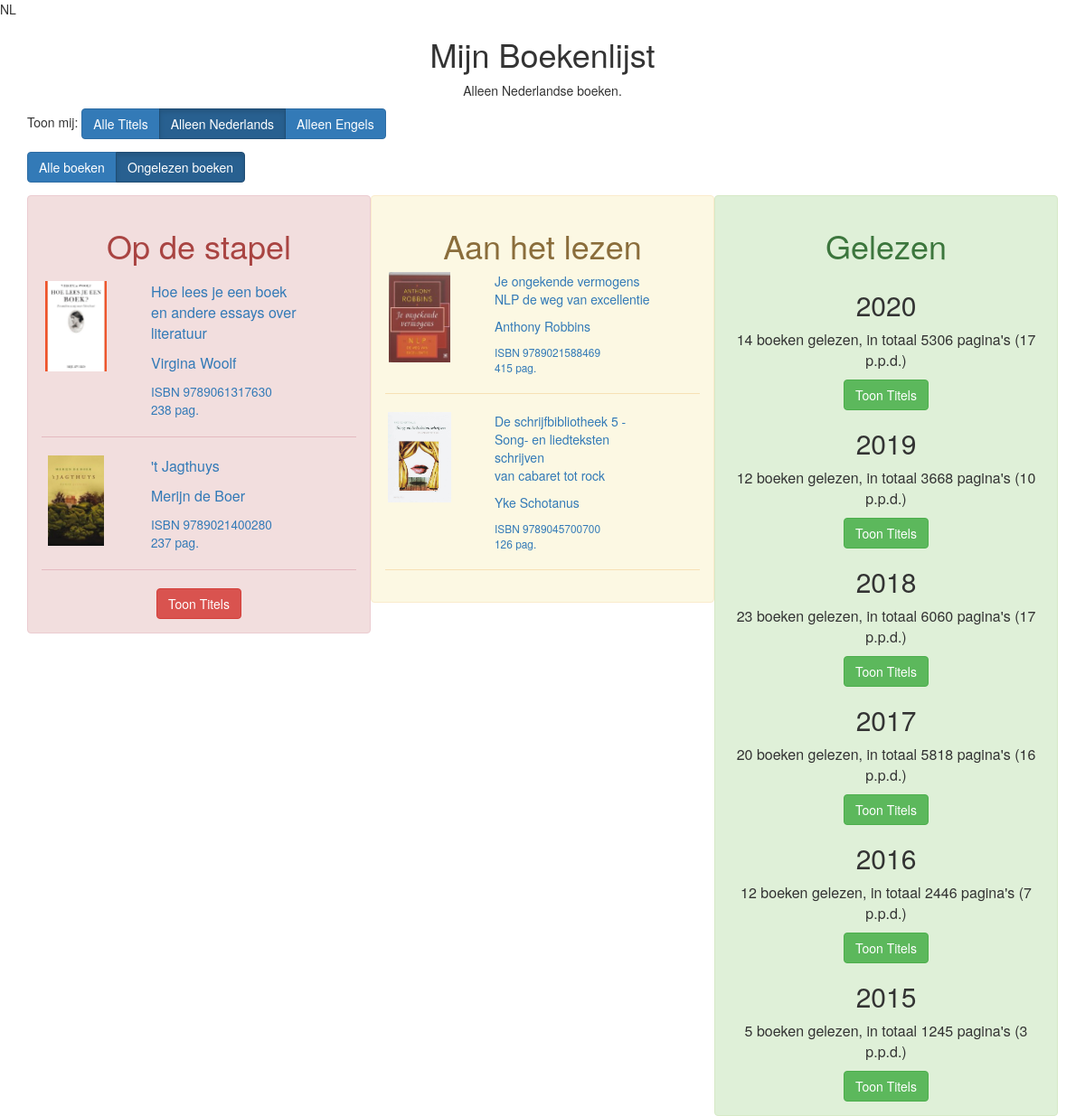
The app's page /index.php?language=NL with its own data.
### tables this page shows
CREATE TABLE `books` (
  `idbook` int(11) NOT NULL,
  `cdkeep` tinyint(4) NOT NULL DEFAULT '1',
  `nmtitle` varchar(250) NOT NULL,
  `nmsubtitle` text,
  `nmauthor` varchar(50) NOT NULL,
  `nrpages` int(11) NOT NULL,
  `nrisbn` bigint(11) NOT NULL,
  `cdlanguage` char(3) NOT NULL DEFAULT 'NL',
  `nrorderbol` bigint(20) NOT NULL,
  `ftreview` text
);

CREATE TABLE `bookstates` (
  `idbookstate` int(11) NOT NULL,
  `idbook` int(11) NOT NULL,
  `dtstart` date DEFAULT NULL,
  `dtfinished` date DEFAULT NULL,
  `ftreview` text
);

### src/class/Library.php (called while the page is built, shortened)
<?php
require_once "Database.php";
class Library{
	private $_db;
	private $_books = [];
	private $_years = [];
	function __construct(Database $db = null)
	{
		if (empty($db))
		{
			$this->_db = new Database();
		} else {
			$this->_db = $db;
		}
	}
	function getBooks(string $selected_language = null, string $cdstatus = null, bool $unreadBooksOnly = false) : void
	{
		$sql = "";
		$where = "";
		$orderBy = "";
		switch ($cdstatus)
		{
			case "I" :
				$sql 	= "SELECT * FROM books b, bookstates bs";
				$where = "b.idbook = bs.idbook
						AND bs.dtfinished IS NULL";
				break;
			case "B":
			default:
				$sql = "SELECT * FROM books b";
				$orderBy = "b.nmtitle, b.nmsubtitle, b.nmauthor";
		}
		if (!empty($selected_language)){
			if (empty($where))
			{
				$where = "b.cdlanguage = '" . $selected_language . "'";
			} else {
				$where .= " AND b.cdlanguage = '" . $selected_language . "'";
			}
		}
		$sql .= (empty($where) ? "" : " WHERE " . $where) . (empty($orderBy) ? "" : " ORDER BY " . $orderBy);
		$rows = $this->_db->queryDb($sql);
	}
	private function _setBooks(array $rows) : array
	{
		if (empty($this->_books))
		{
			foreach ($rows as $row)
			{
				$book = new Book($this->_db);
				$book->setProperties($row);
				$this->_books[] = $book;
			}
		}
		return $this->_books;
	}
	function countReadBooksPerYear(string $selected_language = null, int $year) : array
	{
		$sql = "SELECT COUNT(*) AS books, SUM(nrpages) AS pages FROM books b, bookstates bs WHERE b.idbook = bs.idbook AND bs.dtfinished BETWEEN '" . $year . "-01-01' AND '" . $year . "-12-31'";
		if (!empty($selected_language)){
			$sql 	.= 	" AND b.cdlanguage = '" . $selected_language . "' ";
		}
		$ftrow = $this->_db->queryDb($sql);
		return $ftrow[0];
	}
	function getAllBooksReadPerYear(string $selected_language = null, int $year) : array
	{
		$sql = "SELECT * FROM books b, bookstates bs WHERE b.idbook = bs.idbook AND bs.dtfinished BETWEEN '" . $year . "-01-01' AND '" . $year . "-12-31'";
		if (!empty($selected_language)){
			$sql 	.= 	" AND b.cdlanguage = '" . $selected_language . "'";
		}
		$sql 	.= " ORDER BY bs.dtfinished DESC";
		$this->_books = [];
		$this->_setBooks($this->_db->queryDb($sql));
		return $this->_books;
	}
	function createTiles(string $admin, string $selected_language = null) : array
	{
		$tiles = [];
		if (!empty($this->_books))
		{
			foreach ($this->_books as $book){
				if (!empty($book))
				{
					$tiles[] = $book->createTile($admin, $selected_language);
				}
			}
		}
		return $tiles;
	}
	function getYears() : array
	{
		if (empty($this->_years))
		{
			$sql = "SELECT DISTINCT YEAR(dtfinished) AS year FROM bookstates WHERE dtfinished IS NOT NULL GROUP BY year DESC";
			$years = $this->_db->queryDb($sql);
			foreach ($years as $year)
			{
				$this->_years[] = $year['year'];
			}
		}
		return $this->_years;
	}
}
?>

### src/class/Database.php (called while the page is built, shortened)
<?php
class DataBase{
	var $connection;
	function __construct(){
		$this->connection = mysqli_connect(NMSERVER, NMUSER, NMPASSWORD, NMDATABASE)
			or die("Kan geen verbinding maken met server \n" . mysqli_error($this->connection));
			return;
		print_r(NMDATABASE);
	}
	function queryDb($query){
		$this->result = mysqli_query($this->connection, $query)
			or die("Fout " . mysqli_errno($this->connection) . ": "
			. mysqli_error($this->connection) . " bij uitvoeren query in querydb");
		if (mysqli_affected_rows($this->connection) == 1){
				$this->result = mysqli_fetch_array($this->result, MYSQLI_ASSOC);
		$this->result = array(0=>$this->result);
		} else {
			$x = 0;
			$output=array();
			while ($row = mysqli_fetch_array($this->result, MYSQLI_ASSOC)) {
				$output[$x] = $row;
				$x++;
			}
			$this->result = $output;
		}
		return $this->result;
	}
}
?>

### src/class/Book.php (the view, shortened to what this page needs)
<?php
require_once "Database.php";
class Book
{
	private $_idbook;
	private $_nmtitle;
	private $_nmsubtitle;
	private $_nmauthor;
	private $_nrpages;
	private $_nrisbn;
	private $_filename;
	function setProperties(array $row)
	{
		$this->_idbook		= $row['idbook'];
		$this->_nmtitle		= $row['nmtitle'];
		$this->_nmsubtitle	= $row['nmsubtitle'];
		$this->_nmauthor	= $row['nmauthor'];
		$this->_nrpages		= $row['nrpages'];
		$this->_nrisbn		= $row['nrisbn'];
	}
		?>
		<?php
	private function _getCover() : string
	{
		if (empty($this->_filename))
		{
			$this->_filename = "./covers/" . $this->_idbook;
			if (file_exists($this->_filename . ".jpg")){
				$this->_filename .= ".jpg";
			} elseif (file_exists($this->_filename . ".gif")){
				$this->_filename .= ".gif";
			}
		}
		return $this->_filename;
	}
	function getAuthor() : string
	{
		return $this->_nmauthor;
	}
	function createTile(bool $admin, string $cdstatus, string $selected_language = null) : string
	{
		$href	= "book.php?id=" . $this->_idbook . (empty($selected_language) ? "" : "&selected_language=" . $selected_language ) . "";
		$html = "<div id='book" . $this->_idbook . "'  class='row item'>\n";
		$html .= "  <div>\n";
		$html .= "    <div class='row'>\n";
		$html .= "      <div class='col-md-4 text-center'>\n";
		$html .= "        <a href='" . $href . "'>\n";
		$html .= "          <img src='" . $this->_getCover() . "' class='bookcover'>\n";
		$html .= "        </a>\n";
		$html .= "      </div>\n";
		$html .= "      <div class='col-md-6 booktitle'>\n";
		$html .= "        <a href='" . $href . "'>\n";
		$html .= "          <p class='title'>" . $this->_nmtitle . (empty($this->_nmsubtitle) ? "" : "<br/>" . $this->_nmsubtitle) . "</p>\n";
		$html .= "          <p class='author'>" . $this->getAuthor() . "</p>\n";
		$html .= "          <small>ISBN " . $this->_nrisbn . "<br/>" . $this->_nrpages . " pag.</small>\n";
		$html .= "        </a>\n";
		$html .= "      </div>\n";
		$html .= "    </div>\n";
		$html .= "  </div>\n";
		$html .= "</div>\n";
		$html .= "<hr>\n";
		return $html;
	}
}
?>

### src/index.php (shortened to what this page needs)
<?php
require_once "class/Database.php";
require_once "class/Library.php";
require_once "class/Book.php";
$admin = false;
$selected_language = null;
if (isset($_GET['language']) and $_GET['language'] !== "ALL"){
	$selected_language = $_GET['language'];
}
$unreadBooksOnly = False;
print_r($selected_language);
print_r($unreadBooksOnly);
switch ($selected_language){
	default :
		$backlog		= "Op de stapel";
		$inprogress		= "Aan het lezen";
		$done			= "Gelezen";
		$formtitle		= "Mijn Boekenlijst";
		$formsubtitle	= ($selected_language === "NL" ? "Alleen Nederlandse boeken." : "");
		$alltitles		= "Alle Titels";
		$nltitles		= "Alleen Nederlands";
		$entitles		= "Alleen Engels";
		$titlebuttonshow	= "Toon Titels";
		$totalpages			= " pagina's";
		$totalbooks			= " boeken gelezen, in totaal ";
		$languagelabel		= "Toon mij";
		$allBooks = "Alle boeken";
		$unreadBooks = "Ongelezen boeken";
		break;
}
$booksInLibraryObj = new Library();
$booksInLibraryObj->getBooks($selected_language, "B", $unreadBooksOnly);
$booksInLibrary = $booksInLibraryObj->createTiles($admin, "B", $selected_language);
$booksInProgressObj = new Library();
$booksInProgressObj->getBooks($selected_language, "I", $unreadBooksOnly);
$booksInProgress = $booksInProgressObj->createTiles($admin, "I", $selected_language);
$numberOfBooksInProgress = $booksInProgressObj->getNumberOfBooks();
$booksDoneObj = new Library();
?>
<!doctype html>
<html>
<head>
	<link rel="stylesheet" href="https://maxcdn.bootstrapcdn.com/bootstrap/3.3.7/css/bootstrap.min.css">
	<link rel="stylesheet" href="css/books.css">
</head>
<body>
<div id="outer" class="container">
    <header class="text-center">
		<h1><?php echo $formtitle; ?></h1>
		<p><?php echo $formsubtitle; ?></p>
    </header>
    <nav>
    	<form id="select_language" >
        <?php echo $languagelabel; ?>:
        <div class="btn-group" data-toggle="buttons">
            <label class="btn btn-primary<?php echo (empty($selected_language) ? " active" : "");?>">
	            <input type="radio" name="language" autocomplete="off" value="ALL" onChange="document.getElementById('select_language').submit();"><?php echo $alltitles; ?>
			</label>
            <label class="btn btn-primary<?php echo ($selected_language === "NL" ? " active" : "");?>">
	            <input type="radio" name="language" autocomplete="off" value="NL" onChange="document.getElementById('select_language').submit();"><?php echo $nltitles; ?>
			</label>
            <label class="btn btn-primary<?php echo ($selected_language === "EN" ? " active" : "");?>">
	            <input type="radio" name="language" autocomplete="off" value="EN" onChange="document.getElementById('select_language').submit();"><?php echo $entitles; ?>
            </label>
        </div>
		</form>
		<form id="select_unreadBooksOnly" >
        <div class="btn-group" data-toggle="buttons">
            <label class="btn btn-primary<?php echo ($unreadBooksOnly == True ? " active" : "");?>">
	            <input type="radio" name="unreadBooksOnly" autocomplete="off" value="True" onChange="document.getElementById('select_unreadBooksOnly').submit();"><?php echo $allBooks; ?>
			</label>
            <label class="btn btn-primary<?php echo ($unreadBooksOnly == False ? " active" : "");?>">
	            <input type="radio" name="unreadBooksOnly" autocomplete="off" value="False" onChange="document.getElementById('select_unreadBooksOnly').submit();"><?php echo $unreadBooks; ?>
			</label>
        </div>
        </form>
    </nav>
	<main>
        <div class="alert alert-danger col-md-4">
            <h1 class="text-center"><?php echo $backlog; ?></h1>
			<?php
			createBacklogTable($booksInLibrary, $numberOfBooksInProgress, $titlebuttonshow);
			?>
        </div>
        <div class="alert alert-warning col-md-4 col-centered">
            <h1 class="text-center"><?php echo $inprogress; ?></h1>
            <div>
            <?php
			foreach ($booksInProgress as $book){
				echo $book;
			}
            ?>
            </div>
        </div>
        <div class="alert alert-success col-md-4 col-centered">
            <h1 class="text-center"><?php echo $done; ?></h1>
			<?php
			echo getBooksDone($booksDoneObj, $admin, $selected_language, $titlebuttonshow, $totalbooks, $totalpages);
			?>
        </div>
    </main>
</div>
</body>
</html>
<?php
function createBacklogTable($books, $count, $titlebuttonshow){
?>
<table width="100%">
    <tr>
        <td>
        <?php
		while($count > 0){
			echo $books[0];
			unset($books[0]);
			$books = array_values($books);
			$count--;
		}
		?>
        </td>
    </tr>
	<?php
	if (count($books) > 0){
	?>
    <tr>
    	<td class="text-center">
			<button id="displayBacklog" type="button" class="btn btn-danger" onClick="javascript:toggleRows('Backlog', 'displayBacklog');"><?php echo $titlebuttonshow; ?></button>
        </td>
	</tr>
    <?php
	}
	?>
</table>
<?php
}
function getNumberOfDays(int $year) : int
{
	$start = new DateTime($year . "-01-01");
	$today = new DateTime();
	if ($year != $today->format("Y"))
	{
		$today = new DateTime($year . "-12-31");
	}
	return $today->diff($start)->format("%a");
}
function getBooksDone(Library $booksDoneObj, string $admin, string $selected_language = null, $titlebuttonshow, $totalbooks, $totalpages) : string
{
	$years = $booksDoneObj->getYears();
	$html	= "";
	foreach($years as $year){
		$result = $booksDoneObj->countReadBooksPerYear($selected_language, $year);
		$bookcount = $result['books'];
		$books = $booksDoneObj->getAllBooksReadPerYear($selected_language, $year);
		$pagescount = $result['pages'];
		$pagesaverage = number_format(($pagescount/getNumberOfDays($year)), 0);
		$html	.= "<table width='100%'>\n";
		$html	.= "  <tr>\n";
		$html	.= "    <td class='text-center'>\n";
		$html	.= "      <h2>" . $year . "</h2>\n";
		$html	.= "      <p>" . $bookcount . $totalbooks . $pagescount . $totalpages . " (" . $pagesaverage . " p.p.d.)</p>\n";
		$html	.= "    </td>\n";
		$html	.= "  </tr>\n";
		$html	.= "  <tr>\n";
		$html	.= "    <td class='text-center'>\n";
		$html	.= "      <button id='display" . $year . "' class='btn btn-success' onClick=\"javascript:toggleRows('" . $year . "', 'display" . $year . "');\" >" . $titlebuttonshow . "</button>\n";
		$html	.= "    </td>\n";
		$html	.= "  </tr>\n";
		$html	.= "  <tr id='" . $year . "' style='display: none'>\n";
		$html	.= "    <td>\n";
		foreach ($books as $book){
			$html.= $book->createTile($admin, "D", $selected_language);
		}
		$html	.= "    </td>\n";
		$html	.= "  </tr>\n";
		$html	.= "</table>\n";
	}
	return $html;
}
?>

### src/css/books.css (style rules this page uses)
html { height: 100%; }
main, body, #outer { height:inherit; }
.bookcover { height: 100px; }
.item { margin-top: 10px; margin-bottom: 10px; }

### records on screen
books: shows a picture, nmtitle "Hoe lees je een boek", nmsubtitle "en andere essays over literatuur", nmauthor "Virgina Woolf", nrisbn "9789061317630", nrpages "238"
books: shows a picture, nmtitle "'t Jagthuys", nmauthor "Merijn de Boer", nrisbn "9789021400280", nrpages "237"
bookstates: shows a picture
books: nmtitle "Je ongekende vermogens", nmsubtitle "NLP de weg van excellentie", nmauthor "Anthony Robbins", nrisbn "9789021588469", nrpages "415"
bookstates: shows a picture
books: nmtitle "De schrijfbibliotheek 5 - Song- en liedteksten schrijven", nmsubtitle "van cabaret tot rock", nmauthor "Yke Schotanus", nrisbn "9789045700700", nrpages "126"

### other values on screen
$formtitle "Mijn Boekenlijst"
$formsubtitle "Alleen Nederlandse boeken."
$languagelabel "Toon mij"
$alltitles "Alle Titels"
$nltitles "Alleen Nederlands"
$entitles "Alleen Engels"
$allBooks "Alle boeken"
$unreadBooks "Ongelezen boeken"
$backlog "Op de stapel"
$titlebuttonshow "Toon Titels"
$inprogress "Aan het lezen"
$done "Gelezen"
$year "2020"
$bookcount "14"
$pagescount "5306"
